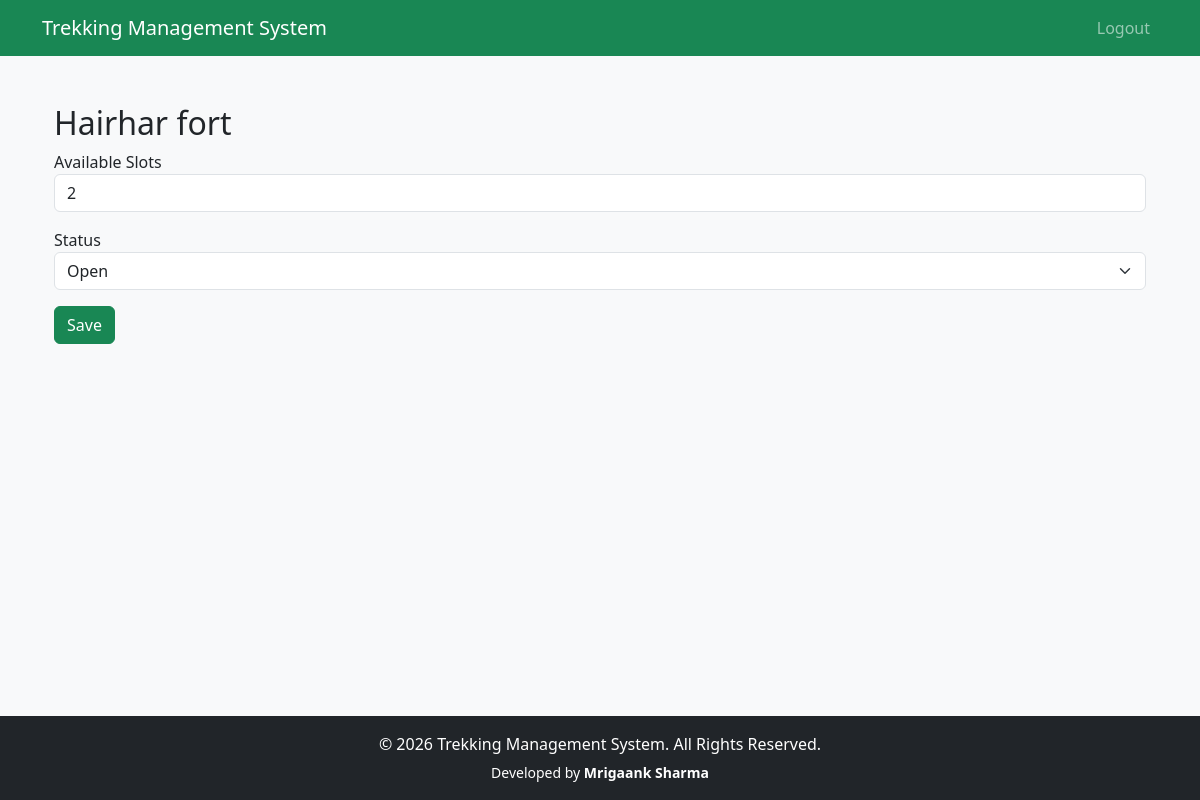
The page /staff/trek/1 (signed in) on the database its author committed.
### app/models.py (models this page shows)
class Trek(db.Model):
        __tablename__="treks"
        id=db.Column(db.Integer,primary_key=True)
        name=db.Column(db.String(100),nullable=False)
        location=db.Column(db.String(100),nullable=False)
        difficulty=db.Column(db.String(20),nullable=False)
        duration=db.Column(db.Integer)
        available_slots=db.Column(db.Integer)
        description=db.Column(db.Text)
        status=db.Column(
            db.String(20),
            default="Upcoming"
        )
        start_date=db.Column(db.Date)
        end_date=db.Column(db.Date)
        staff_id=db.Column(
            db.Integer,
            db.ForeignKey("users.id")
        )
        bookings=db.relationship(
            "Booking",
            backref="trek",
            lazy=True
        )
        price = db.Column(db.Float)
        image = db.Column(db.String(255))
        max_altitude = db.Column(db.Integer)
        meeting_point = db.Column(db.String(200))

### app/staff/treks.py (the view)
@staff_bp.route("/trek/<int:trek_id>",methods=["GET","POST"])
@login_required
@staff_required
def manage_trek(trek_id):
    trek = Trek.query.get_or_404(trek_id)
    if trek.staff_id != current_user.id:
        flash( "Unauthorized", "danger" )
        return redirect( url_for("staff.dashboard")  )
    if request.method=="POST":
        trek.available_slots=int(   request.form["slots"]  )
        trek.status=request.form["status"]
        db.session.commit()
        flash(   "Trek Updated",  "success" )
        return redirect(   url_for("staff.dashboard") )
    return render_template(    "staff/manage_trek.html",  trek=trek  )

### app/extensions.py (called while the page is built)
@login_manager.user_loader
def load_user(user_id):
    return User.query.get(int(user_id))

### app/templates/staff/manage_trek.html (shortened to what this page needs)
{% extends 'base.html' %}
{% block content %}
<div class="container mt-4">
    <h2>
        {{ trek.name }}
    </h2>
    <form method="POST">
        <div class="mb-3">
            <label>
                Available Slots
            </label>
            <input type="number" class="form-control" name="slots" value="{{ trek.available_slots }}">
        </div>
        <div class="mb-3">
            <label>
                Status
            </label>
            <select class="form-select" name="status">
                <option {% if trek.status=="Open" %} selected {% endif %}>
                    Open
                </option>
            </select>
        </div>
        <button class="btn btn-success">
            Save
        </button>
    </form>
</div>
{% endblock %}

### rows shown on the page
Trek: name "Hairhar fort", slots "2", status "Open"
